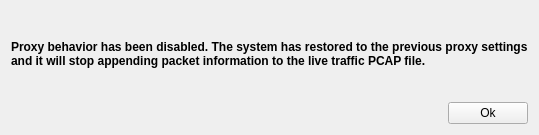
<?xml version="1.0" encoding="UTF-8"?>
<ui version="4.0">
 <class>Form</class>
 <widget class="QWidget" name="Form">
  <property name="geometry">
   <rect>
    <x>0</x>
    <y>0</y>
    <width>387</width>
    <height>135</height>
   </rect>
  </property>
  <property name="windowTitle">
   <string>Form</string>
  </property>
  <layout class="QHBoxLayout" name="horizontalLayout">
   <item>
    <layout class="QGridLayout" name="gridLayout">
     <item row="1" column="1">
      <widget class="QPushButton" name="pushButton">
       <property name="text">
        <string>Ok</string>
       </property>
      </widget>
     </item>
     <item row="1" column="0">
      <spacer name="horizontalSpacer">
       <property name="orientation">
        <enum>Qt::Horizontal</enum>
       </property>
       <property name="sizeHint" stdset="0">
        <size>
         <width>40</width>
         <height>20</height>
        </size>
       </property>
      </spacer>
     </item>
     <item row="0" column="0" colspan="2">
      <widget class="QLabel" name="label">
       <property name="font">
        <font>
         <weight>75</weight>
         <bold>true</bold>
        </font>
       </property>
       <property name="text">
        <string>Proxy behavior has been disabled. The system has restored to the previous proxy settings
and it will stop appending packet information to the live traffic PCAP file.</string>
       </property>
      </widget>
     </item>
    </layout>
   </item>
  </layout>
 </widget>
 <resources/>
 <connections/>
</ui>
